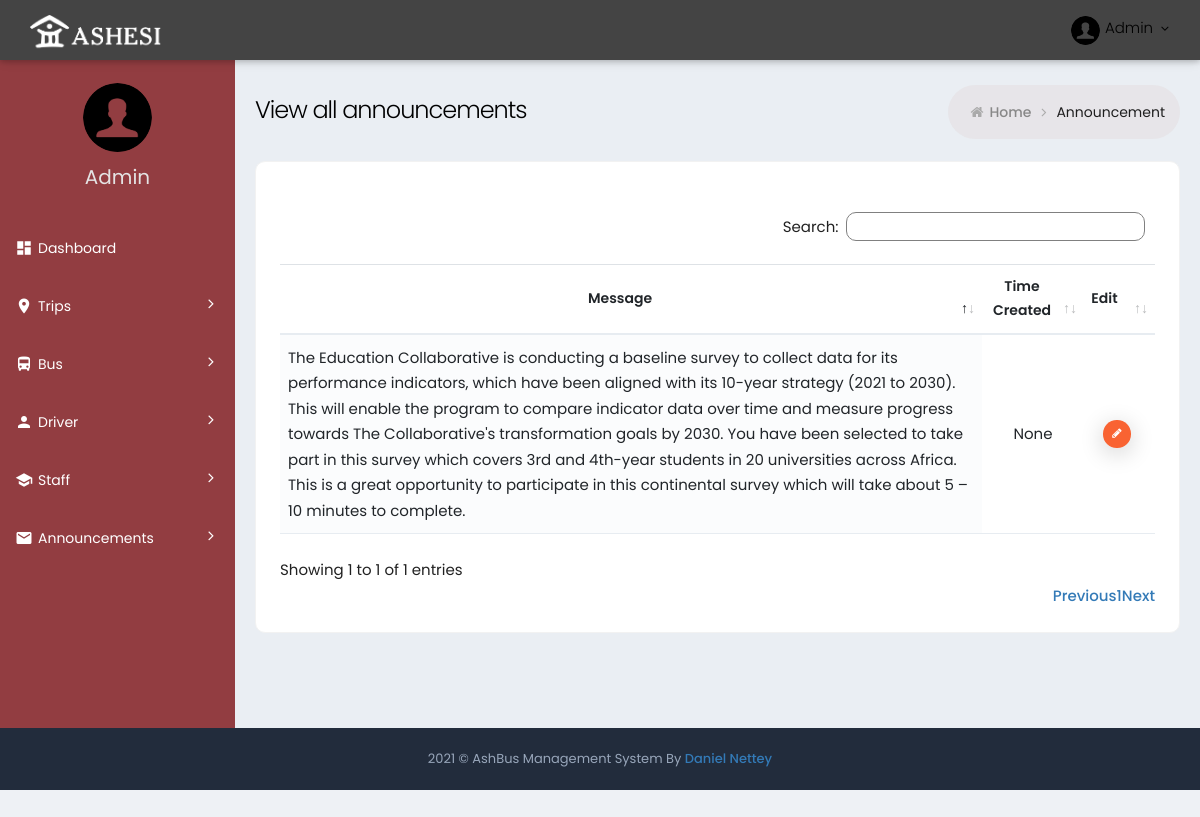
Screenshot of /announcement/ with the database file from the repository.
### ashbus/ashbus_web/models.py (models this page shows, shortened)
class Announcement(models.Model):
    message = models.TextField()
    time_created = models.DateTimeField(auto_now=True)

### ashbus/ashbus_web/views.py (the view)
# urls.py: path('announcement/', AnnouncementView, name="announcement"),
def AnnouncementView(request):
    announcement = Announcement.objects.all()
    return render(request, "announcement.html", {"announcement": announcement})

### ashbus/ashbus_web/templates/announcement.html
{% extends 'innerBase.html'  %}
{% block Content %}
<div class="page-content-wrapper">
	<div class="page-content">
		<div class="page-bar">
			<div class="page-title-breadcrumb">
				<div class=" pull-left">
					<div class="page-title">View all announcements</div>
				</div>
				<ol class="breadcrumb page-breadcrumb pull-right">
					<li><i class="fa fa-home"></i>&nbsp;<a class="parent-item" href="{% url 'index' %}">Home</a>&nbsp;<i
							class="fa fa-angle-right"></i>
					</li>
					<li class="active">Announcement</li>
				</ol>
			</div>
		</div>
		<div class="row">
			<div class="col-md-12">
				<div class="card card-box">
					<div class="card-body ">
						<div class="row p-b-20">
						</div>
						<div class="table-scrollable">
							<table class="table table-hover table-checkable order-column full-width" id="example4">
								<thead>
									<tr>
										<th class="center"> Message </th>
										<th class="center"> Time Created </th>
										<th class="center"> Edit </th>
									</tr>
								</thead>
								<tbody>
									{% for announcement in announcement%}
									<form action="">
										<tr class="odd gradeX">
											<td class="left"> {{ announcement.message }} </td>
											<td class="center"> {{ announcement.time_created }} </td>
											<td class="center">
												<a href="{% url 'edit_announcement' announcement.id %}" class="btn btn-tbl-delete btn-xs">
													<i class="fa fa-pencil"></i>
												</a>
											</td>
										</tr>
									</form>
									{% endfor %}
								</tbody>
							</table>
						</div>
					</div>
				</div>
			</div>
		</div>
	</div>
</div>
{% endblock Content %}

### ashbus/ashbus_web/static/css/material_style.css (style rules this page uses)
.full-width { width: 100% !important; }

### ashbus/ashbus_web/static/css/responsive.css (style rules this page uses)
@media (min-width:992px) { .page-content-wrapper { float: left; width: 100% } }
@media (min-width:992px) { .page-content-wrapper .page-content { margin-left: 235px; margin-top: 0; min-height: 600px; padding: 25px 20px 10px } }

### ashbus/ashbus_web/static/css/theme-color.css (style rules this page uses)
:root { --sidebar-color: #ffffff; --sidebar-font-color: #4680ff; --logo-color: #222c3c; --header-color: #6673FC; }

### rows the page displays
Announcement: message "The Education Collaborative is conducting a baseline survey to collect data for its performance indicators, which have been aligned with its 10-year strategy (2021 to 2030). This will enable the program to compare indicator data over time and measure progress towards The Collaborative's transformation goals by 2030. You have been selected to take part in this survey which covers 3rd and 4th-year students in 20 universities across Africa. This is a great opportunity to participate in this continental survey which will take about 5 – 10 minutes to complete.", time_created "None"
